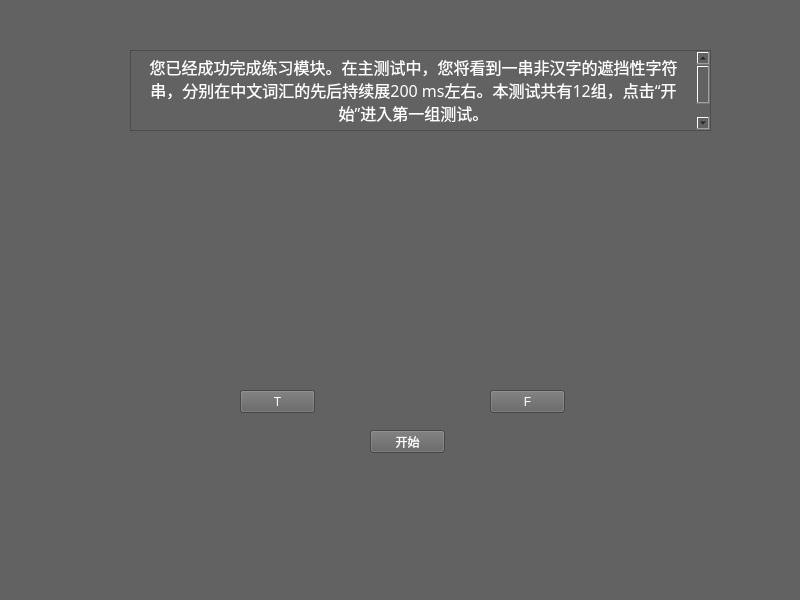
<?xml version="1.0" encoding="UTF-8"?>
<ui version="4.0">
 <class>MainWindow</class>
 <widget class="QMainWindow" name="MainWindow">
  <property name="geometry">
   <rect>
    <x>0</x>
    <y>0</y>
    <width>800</width>
    <height>600</height>
   </rect>
  </property>
  <property name="windowTitle">
   <string>MainWindow</string>
  </property>
  <property name="styleSheet">
   <string notr="true">background-color:rgb(98,98,98)</string>
  </property>
  <widget class="QWidget" name="centralwidget">
   <widget class="QTextBrowser" name="textBrowser">
    <property name="geometry">
     <rect>
      <x>130</x>
      <y>50</y>
      <width>581</width>
      <height>81</height>
     </rect>
    </property>
    <property name="font">
     <font>
      <family>楷体</family>
     </font>
    </property>
    <property name="styleSheet">
     <string notr="true"/>
    </property>
    <property name="html">
     <string>&lt;!DOCTYPE HTML PUBLIC &quot;-//W3C//DTD HTML 4.0//EN&quot; &quot;http://www.w3.org/TR/REC-html40/strict.dtd&quot;&gt;
&lt;html&gt;&lt;head&gt;&lt;meta name=&quot;qrichtext&quot; content=&quot;1&quot; /&gt;&lt;style type=&quot;text/css&quot;&gt;
p, li { white-space: pre-wrap; }
&lt;/style&gt;&lt;/head&gt;&lt;body style=&quot; font-family:'楷体'; font-size:9pt; font-weight:400; font-style:normal;&quot;&gt;
&lt;p align=&quot;center&quot; style=&quot; margin-top:0px; margin-bottom:0px; margin-left:0px; margin-right:0px; -qt-block-indent:0; text-indent:0px;&quot;&gt;&lt;span style=&quot; font-family:'SimSun'; font-size:12pt; color:#ffffff;&quot;&gt;您已经成功完成练习模块。在主测试中，您将看到一串非汉字的遮挡性字符串，分别在中文词汇的先后持续展200 ms左右。本测试共有12组，点击“开始”进入第一组测试。&lt;/span&gt;&lt;/p&gt;
&lt;p align=&quot;center&quot; style=&quot;-qt-paragraph-type:empty; margin-top:0px; margin-bottom:0px; margin-left:0px; margin-right:0px; -qt-block-indent:0; text-indent:0px; font-family:'SimSun'; font-size:12pt; color:#ffffff;&quot;&gt;&lt;br /&gt;&lt;/p&gt;&lt;/body&gt;&lt;/html&gt;</string>
    </property>
   </widget>
   <widget class="QPushButton" name="start_confirm_button">
    <property name="geometry">
     <rect>
      <x>370</x>
      <y>430</y>
      <width>75</width>
      <height>23</height>
     </rect>
    </property>
    <property name="styleSheet">
     <string notr="true">color:rgb(255,255,255)</string>
    </property>
    <property name="text">
     <string>开始</string>
    </property>
   </widget>
   <widget class="QLabel" name="label">
    <property name="geometry">
     <rect>
      <x>250</x>
      <y>210</y>
      <width>311</width>
      <height>101</height>
     </rect>
    </property>
    <property name="font">
     <font>
      <family>Adobe 宋体 Std L</family>
      <pointsize>48</pointsize>
     </font>
    </property>
    <property name="styleSheet">
     <string notr="true">color:rgb(255,255,255)</string>
    </property>
    <property name="text">
     <string/>
    </property>
    <property name="alignment">
     <set>Qt::AlignCenter</set>
    </property>
   </widget>
   <widget class="QPushButton" name="trueButton">
    <property name="geometry">
     <rect>
      <x>240</x>
      <y>390</y>
      <width>75</width>
      <height>23</height>
     </rect>
    </property>
    <property name="styleSheet">
     <string notr="true">color:rgb(255,255,255)</string>
    </property>
    <property name="text">
     <string>T</string>
    </property>
   </widget>
   <widget class="QPushButton" name="FalseButton">
    <property name="geometry">
     <rect>
      <x>490</x>
      <y>390</y>
      <width>75</width>
      <height>23</height>
     </rect>
    </property>
    <property name="styleSheet">
     <string notr="true">color:rgb(255,255,255)</string>
    </property>
    <property name="text">
     <string>F</string>
    </property>
   </widget>
  </widget>
  <widget class="QStatusBar" name="statusbar"/>
 </widget>
 <resources/>
 <connections/>
</ui>
